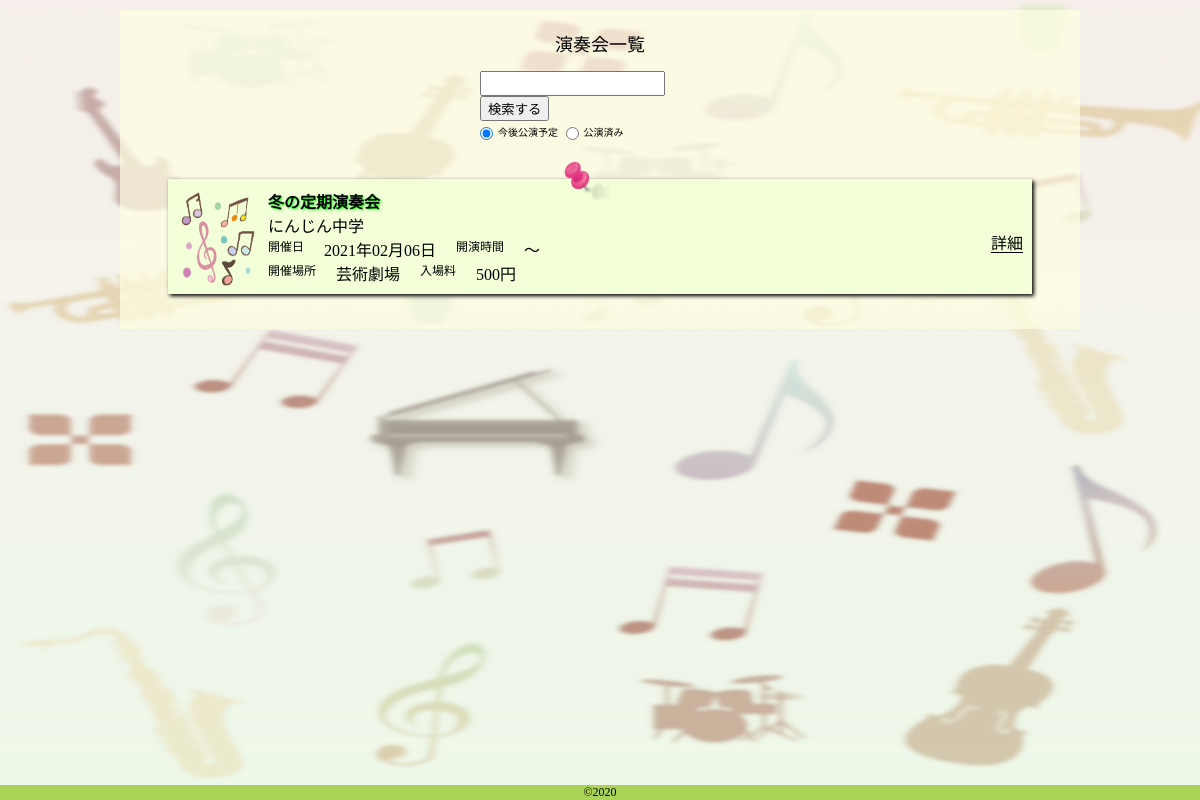
Page /html/concert_list.php (signed in) on the committed database.
### tables this page shows
CREATE TABLE `concerts` (
  `id` int(11) NOT NULL,
  `name` varchar(255) NOT NULL,
  `dated` date NOT NULL,
  `place` varchar(255) NOT NULL,
  `todouhuken_id` int(11) NOT NULL,
  `entrance` time NOT NULL,
  `start` time NOT NULL,
  `number_p` int(11) NOT NULL,
  `admission` int(11) NOT NULL,
  `ticket` varchar(255) NOT NULL,
  `program` varchar(500) NOT NULL,
  `comment` varchar(500) NOT NULL,
  `image` mediumblob,
  `created_at` timestamp NULL DEFAULT NULL,
  `updated_at` datetime NOT NULL DEFAULT '1000-01-01 00:00:00',
  `promote_id` int(11) NOT NULL
);

CREATE TABLE `promots` (
  `id` int(11) NOT NULL,
  `name` varchar(11) NOT NULL,
  `kana` varchar(11) NOT NULL,
  `email` varchar(255) NOT NULL,
  `password` varchar(255) NOT NULL,
  `role` int(1) NOT NULL COMMENT '0:一般 1:主催者 2:管理者',
  `group_name` varchar(255) NOT NULL,
  `group_class` varchar(11) NOT NULL,
  `group_detail` varchar(500) NOT NULL,
  `created_at` timestamp NULL DEFAULT NULL,
  `updated_at` datetime NOT NULL DEFAULT '1000-01-01 00:00:00',
  `token` varchar(500) DEFAULT NULL,
  `delete_flg` varchar(11) NOT NULL
);

### config/config.php (called while the page is built)
<?php
$host = 'localhost';
$dbname = 'create_php';
$user = 'root';
$pass = 'root';

### model/DB.php (called while the page is built, shortened)
<?php
class DB{
  private $host;
  private $dbname;
  private $user;
  private $pass;
  public function __construct($host,$dbname,$user,$pass){
    $this->host = $host;
    $this->dbname = $dbname;
    $this->user = $user;
    $this->pass = $pass;
  }
  public function connectDb(){
    $this->connect = new PDO('mysql:dbname='.$this->dbname.';host='.$this->host.';charset=utf8',$this->user,$this->pass);
  }
}

### model/Concert.php (called while the page is built, shortened)
<?php
require_once "DB.php";
class Concert extends DB{
  public function findConcertsAll(){
    $sql = 'SELECT c.id,c.name,DATE_FORMAT(c.dated,"%Y年%m月%d日") AS dated,';
    $sql .= 'c.place,TIME_FORMAT(c.start,"%H:%m") AS start,c.admission,c.image,';
    $sql .= 'p.group_name,COUNT(fc.concert_id) AS fav_concert_id FROM concerts c ';
    $sql .= 'JOIN promots p ON c.promote_id = p.id LEFT JOIN favolite_concerts fc ON fc.concert_id = c.id ';
    $sql .= 'WHERE p.delete_flg = :delete_flg AND dated BETWEEN now()+1 AND DATE_ADD(NOW(), INTERVAL 2 MONTH) ';
    $sql .= 'GROUP BY c.id,c.name,c.dated,c.place,c.start,c.admission,c.image,p.group_name ';
    $sql .= 'ORDER BY c.dated';
    $stmt = $this->connect->prepare($sql);
    $params = array(':delete_flg' => 'FALSE');
    $stmt->execute($params);
    $result = $stmt->fetchAll();
    return $result;
  }
}

### html/concert_list.php (the view, shortened to what this page needs)
<?php
require_once "../config/config.php";
require_once "../model/Concert.php";
try{
  $Concert = new Concert($host,$dbname,$user,$pass);
  $Concert->connectDb();
  if($_POST){
    if($_POST['radio'] == '未公演'){
      $search = h($_POST['search']);
      $result = $Concert->search('%'.$search.'%');
    }
    else{
      $search = h($_POST['search']);
      $result = $Concert->searchEnd('%'.$search.'%');
    }
  }
  else{
    if(isset($_SESSION['log'])){
      $result = $Concert->findConcertsAll();
    }
  }
}
catch(PDOException $e){
  echo 'エラー'.$e->getMessage();
}
?>
<!DOCTYPE html>
<html lang="ja">
  <head>
    <link rel="stylesheet" type="text/css" href="../css/base.css">
    <link rel="stylesheet" type="text/css" href="../css/mypage.css">
  </head>
  <body>
    <div class="login">
      <div class="wrap">
        <p>演奏会一覧</p>
        <form id="search" action="" method="post">
          <input type="text" name="search" value="<?php if($_POST) echo $_POST['search']?>">
          <input type="submit" name="submit" value="検索する"><br>
          <input type="radio" name="radio" value="未公演"checked>今後公演予定
          <input type="radio" name="radio" value="公演済み"<?php if($_POST){if($_POST['radio'] == '公演済み'){ echo 'checked';}}?>>公演済み
        </form>
        <?php foreach ($result as $row):?>
          <img class="pin1" src="../image/image10.png" alt="ピン">
          <div id="sukima"></div>
          <div class="list">
            <div id="img">
              <?php if(empty($row['image'])):?>
                <img src="../image/image1.png" alt="宣伝画像">
              <?php endif;?>
            </div>
            <div id="concert">
              <p class="color"><?= $row['name']?></p>
              <p><?= $row['group_name']?></p>
              <div class="table">
                <div class="flex" id="day">
                  <div class="flex">
                    <h3>開催日</h3>
                    <p><?= $row['dated']?></p>
                  </div>
                  <div class="flex">
                    <h3>開演時間</h3>
                    <p><?= $row['start']?>〜</p>
                  </div>
                </div>
                <div class="flex" id="place">
                  <div class="flex">
                    <h3>開催場所</h3>
                    <p><?= $row['place']?></p>
                  </div>
                  <div class="flex">
                    <h3>入場料</h3>
                    <p><?= $row['admission']?>円</p>
                  </div>
                </div>
              </div>
            </div>
            <div id="botan">
              <div class="concert_detail">
                <p><a href="../html/concert_detail.php?id=<?= $row['id'];?>">詳細</a></p>
              </div>
            </div>
          </div>
        <?php endforeach;?>
      </div>
    </div>
    <?php
    require_once "footer.php";
    ?>
  </body>
</html>

### css/base.css (style rules this page uses)
body, h1, h2, h3, h4, h5, h6, p, address, ul, ol, li, dl, dt, dd, img, form, table, tr, th, td { margin: 0; padding: 0; border: none; font-style: normal; font-weight: normal; font-size: 100%; text-align: left; list-style-type: none; border-collapse: collapse; }
img { border-style: none; display: block; }
input { line-height:auto;vertical-align:middle; }
a { text-decoration: none; }
body { font-family:'ヒラギノ角ゴ Pro W3','Hiragino Kaku Gothic Pro','メイリオ',Meiryo,'ＭＳ Ｐゴシック',sans-serif; }
* { -webkit-box-sizing: border-box; -moz-box-sizing: border-box; -o-box-sizing: border-box; -ms-box-sizing: border-box; box-sizing: border-box; }
body { font-family: 'ヒラギノ丸ゴ Pro W4'; background-image: url(../image/image8-2-2.png); background-size: 100% 100%; background-repeat: no-repeat; display: flex; flex-flow: column; min-height: 100vh; }
.wrap { width: 60%; margin: 10px auto; padding: 20px 0; background-color: rgba(255,255,225,0.7); }
.list { width: 80%; display: flex; margin: 15px auto; padding-top: 10px; box-shadow: 2px 2px 4px; background-color: #F3FFD8; }
@media screen and (max-width: 1300px) { .wrap { width: 80%; } }
@media screen and (max-width: 1300px) { .list { width: 90%; } }

### css/mypage.css (style rules this page uses)
.wrap > p { text-align: center; font-size: 18px; }
#sukima { height: 3px; }
.pin1 { width: 50px; height: 40px; position: absolute; left: 47%; }
#search { width: 250px; margin: 15px auto; font-size: 10px; }
input { height: 25px; margin: 0 5px; }
.list img { width: 80px; height: 100px; margin: 0 10px 5px 10px; }
.flex { display: flex; }
.color { text-shadow: 1px 1px 2px #0f0; font-weight: bold; }
.table h3 { font-size: 12px; }
.table p { padding: 0 20px; }
.concert_detail { margin-top: 40px; }
.concert_detail p { width: 50px; line-height: 30px; text-align: center; margin-left: auto; }
.concert_detail a { color: #000; border-bottom: 1px solid #000; }
#botan { margin-left: auto; }

### rows in the picture
concerts: name "冬の定期演奏会", promots.group_name "にんじん中学", dated "2021年02月06日", place "芸術劇場", admission "500"
